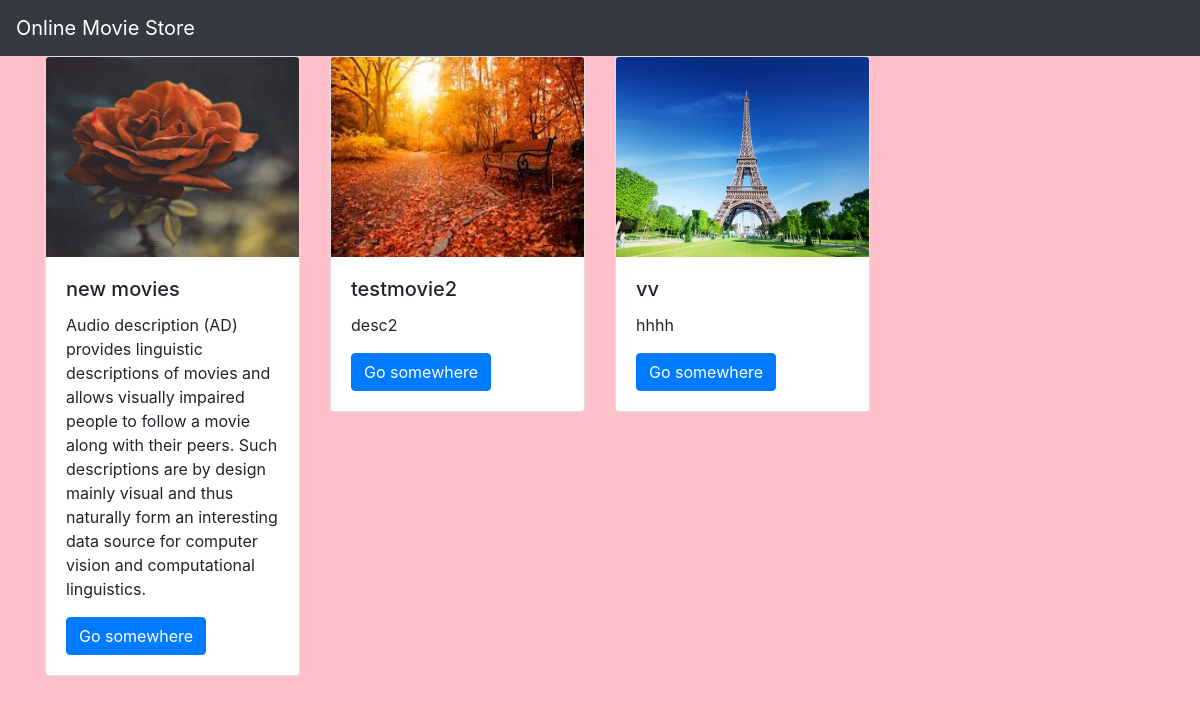
The page / on the database its author committed.
### movieapp/models.py (models this page shows, shortened)
class Movie(models.Model):
    name=models.CharField(max_length=250)
    desc=models.TextField()
    year=models.IntegerField()
    img=models.ImageField(upload_to='gallery')

### movieapp/views.py (the view)
# urls.py: path('',views.index,name='index'),
def index(request):
    movie=Movie.objects.all()
    context={
        'movie_list':movie
    }
    return render(request,'index.html',context)

### templates/index.html
{% extends 'base.html' %}
{% block body%}
<div class="container">
    <div class="row">
        {% for i in movie_list %}
        <div class="col-md-3">
            <div class="card">
  <img src="{{i.img.url}}" class="card-img-top"  alt="" height="200px">
  <div class="card-body">
    <h5 class="card-title">{{i.name}}</h5>
    <p class="card-text">{{i.desc}}</p>
    <a href="{% url 'movieapp:details' i.id %}" class="btn btn-primary">Go somewhere</a>
  </div>
</div>
        </div>
        {% endfor %}
    </div>
</div>
{% endblock %}

### templates/base.html (shortened to what this page needs)
{% load static %}
<!DOCTYPE html>
<html lang="en">
<head>
    <link rel="stylesheet" href="https://cdn.jsdelivr.net/npm/bootstrap@4.0.0/dist/css/bootstrap.min.css">
    <link rel="stylesheet" href="{% static 'style.css' %}"
</head>
<body>
<nav class="navbar navbar-dark bg-dark">
  <a class="navbar-brand" href="#">
   Online Movie Store
  </a>
</nav>
{% block body %}
{% endblock %}
</body>
</html>

### static/style.css (style rules this page uses)
body { background-color:pink; }

### rows shown on the page
Movie: img (picture), name "new movies", desc "Audio description (AD) provides linguistic descriptions of movies and allows visually impaired people to follow a movie along with their peers. Such descriptions are by design mainly visual and thus naturally form an interesting data source for computer vision and computational linguistics."
Movie: img (picture), name "testmovie2", desc "desc2"
Movie: img (picture), name "vv", desc "hhhh"
